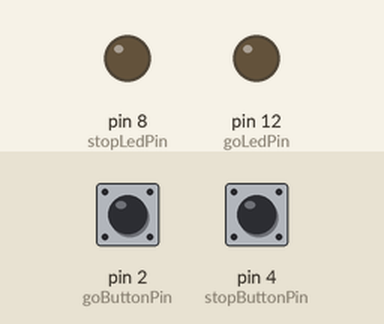
Simulated run of this sketch. Board: Arduino Uno, built with avr-gcc and run on an emulated ATmega328P. On the bench: output pins drawn as LEDs (lit = HIGH). Inputs (shaded band) come from the test bench; at power-on: pin 2 (goButtonPin) LOW, pin 4 (stopButtonPin) LOW.

Above: at 1.2 s.
1.3 s: pin 2 (goButtonPin) pulled HIGH for 0.15 s
At 1.38 s:
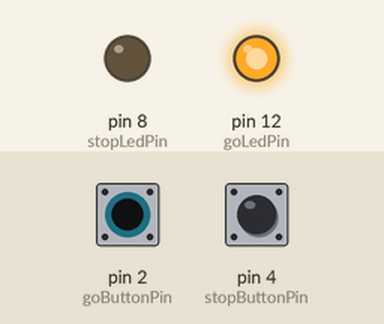
2.9 s: pin 4 (stopButtonPin) pulled HIGH for 0.15 s
At 2.98 s:
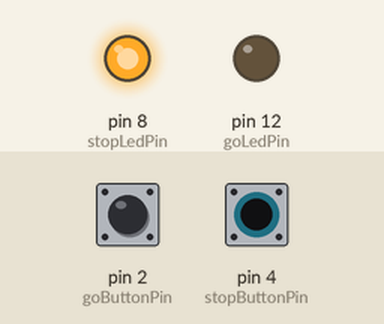
4.5 s: pin 4 (stopButtonPin) pulled HIGH for 3.2 s
At 8.8 s:
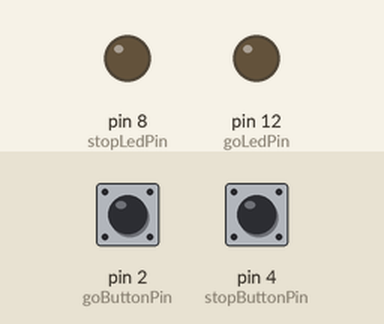
9.2 s: pin 2 (goButtonPin) pulled HIGH for 3.2 s
At 10.5 s:
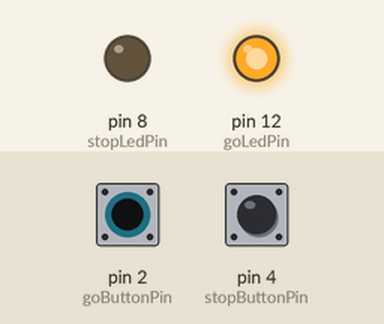
13.9 s: pin 2 (goButtonPin) driven HIGH and pin 4 (stopButtonPin) driven HIGH
At 15.3 s:
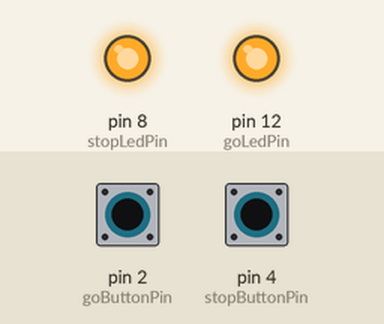
Timing chart, 0 to 16.4 s (numbered marks = the images above; inputs shaded):
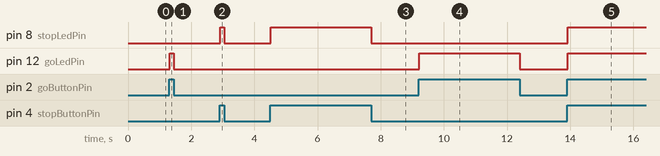

Measured:
- after the input at 1.3 s, pin 12 (goLedPin): LOW → HIGH at once, → LOW 0.13 s later
- after the input at 2.9 s, pin 8 (stopLedPin): LOW → HIGH at once, → LOW 0.13 s later
- after the input at 4.5 s, pin 8 (stopLedPin): LOW → HIGH at once, → LOW 3.2 s later
- after the input at 9.2 s, pin 12 (goLedPin): LOW → HIGH at once, → LOW 3.2 s later
- after the input at 13.9 s, pin 8 (stopLedPin), pin 12 (goLedPin): LOW → HIGH at once

The sketch:

buttonControl.ino
```cpp
const int stopButtonPin = 4;
const int goButtonPin = 2;
const int stopLedPin =  8;
const int goLedPin =  12;
const int buttonThreshold = 1000; //how manyframes we need to see the button pressed to trigger


int stopButtonCounter = 0;
int goButtonCounter = 0;
int stopButtonState = 0;
int goButtonState = 0;


void setup() {
  // initialize the LEDs pin as an output:
  pinMode(stopLedPin, OUTPUT);
  pinMode(goLedPin, OUTPUT);

  // initialize the pushbuttons pin as an input:
  pinMode(stopButtonPin, INPUT);
  pinMode(goButtonPin, INPUT);
}

void handleInputs()
  {
    //track state for the 'stop' button
    if (digitalRead(stopButtonPin) == 1){
      stopButtonCounter++;
      if (stopButtonCounter > buttonThreshold)
        {
          stopButtonState = 1;
        }
      }
      else
      {
        stopButtonCounter = 0;
        stopButtonState = 0;
      }
    //track state for the 'stop' button

    if (digitalRead(goButtonPin) == 1){
      goButtonCounter++;
      if (goButtonCounter > buttonThreshold && stopButtonState == 0)
        {
          goButtonState = 1;
        }
      }
      else
      {
        goButtonCounter = 0;
        goButtonState = 0;
      }


  }


void loop() {
  handleInputs();
  digitalWrite(stopLedPin, stopButtonState);
  digitalWrite(goLedPin, goButtonState);
}
```
